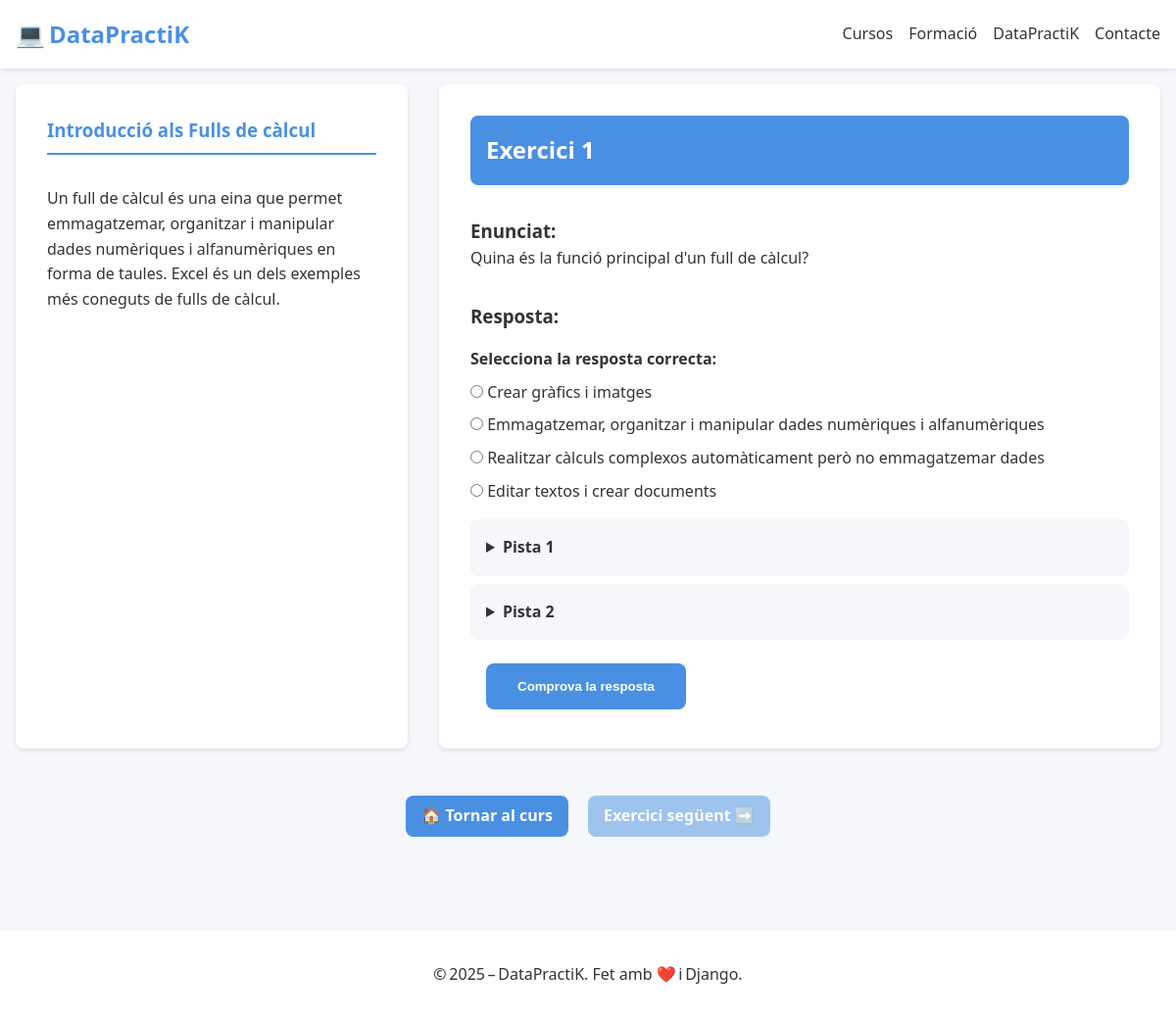
Before: /curs/Excel/capitol/1/exercici/1/ with the older database file.
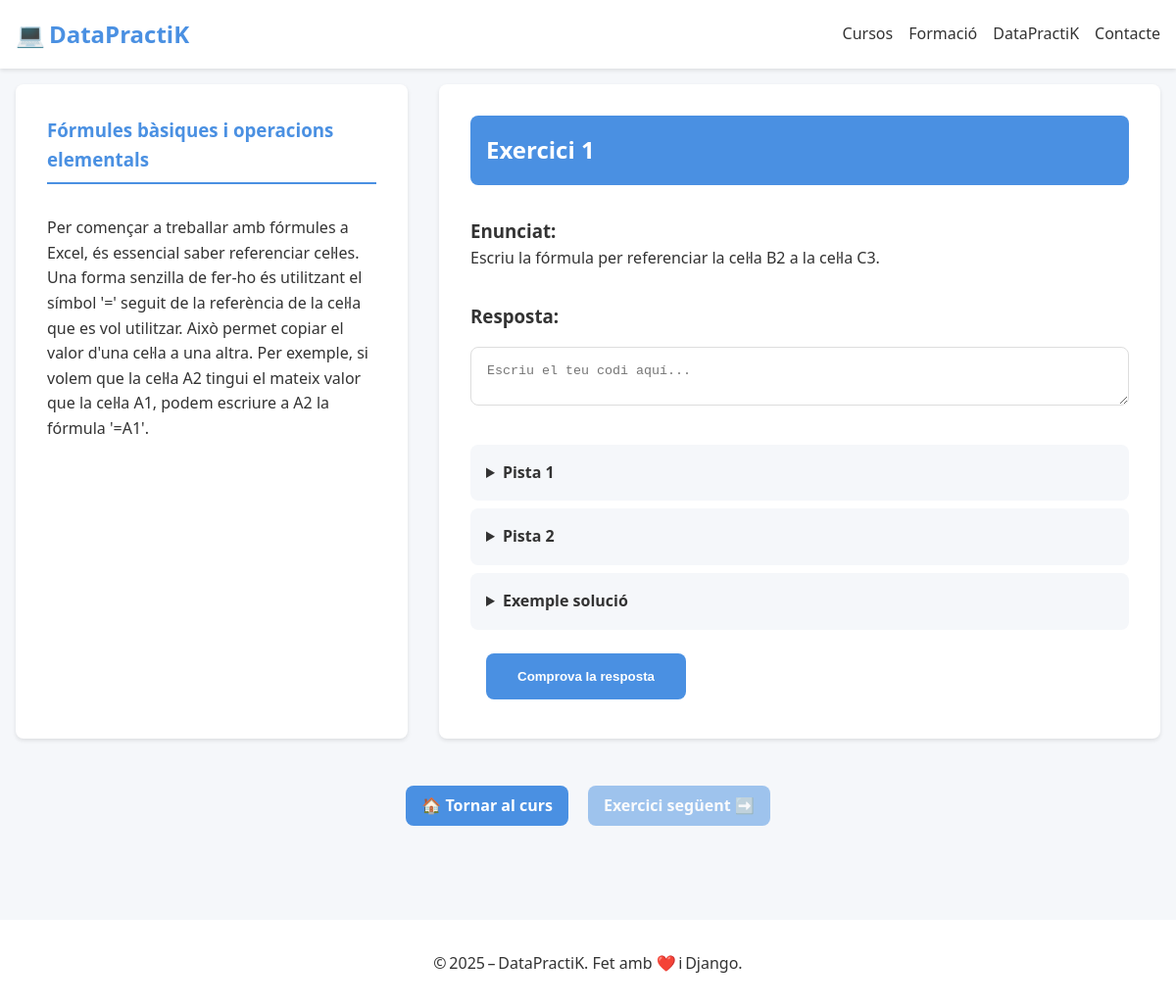
After: the same page with the newer database file.
### app_django/models.py (models this page shows, shortened)
class Exercici(models.Model):
    class Tipus(models.TextChoices):
        CODI = 'codi', _("Escriure codi")
        COMPLETAR = 'completar', _("Completar codi")
        TEST = 'test', _("Tipus test")
        IA = 'ia', _("Correcció amb IA")
        EXE = 'exe', _("Execució de codi")
    curs = models.ForeignKey(Curs, on_delete=models.CASCADE, related_name='exercicis', verbose_name=_("Curs"))
    capitol = models.ForeignKey(Capitol, on_delete=models.CASCADE, related_name='exercicis', verbose_name=_("Capítol"))
    numero = models.PositiveIntegerField(_("Número d'exercici"), default=0)
    titol = models.CharField(_("Títol de l'exercici"), max_length=200, null=True, blank=True)
    tipus = models.CharField(_("Tipus d'exercici"), max_length=20, choices=Tipus.choices)
    descripcio = models.TextField(_("Descripció"), null=True, blank=True)
    enunciat = models.TextField(_("Enunciat"))
    resposta_usuari = models.TextField(_("Resposta de l'usuari"), null=True, blank=True)
    solucio = models.TextField(_("Solució correcta"), null=True, blank=True)
    solucio_codi_1 = models.TextField(_("Solució en codi 1"), null=True, blank=True)
    solucio_codi_2 = models.TextField(_("Solució en codi 2"), null=True, blank=True)
    codi_a_completar = models.TextField(_("Codi a completar"), null=True, blank=True)
    imatge_1 = models.ImageField(_("Imatge 1"), upload_to='exercicis/imatges/', null=True, blank=True)
    descripcio_imatge_1 = models.CharField(_("Descripció imatge 1"), max_length=255, null=True, blank=True)
    imatge_2 = models.ImageField(_("Imatge 2"), upload_to='exercicis/imatges/', null=True, blank=True)
    descripcio_imatge_2 = models.CharField(_("Descripció imatge 2"), max_length=255, null=True, blank=True)
    respostes_test = models.JSONField(_("Respostes del test"), null=True, blank=True)
    temps_estimat_minuts = models.IntegerField(_("Temps estimat (min)"), null=True, blank=True)
    pista_1 = models.TextField(_("Pista 1"), null=True, blank=True)
    pista_2 = models.TextField(_("Pista 2"), null=True, blank=True)
    taula = models.JSONField(blank=True, null=True)
    class Meta:
        ordering = ['capitol__numero', 'numero']
        unique_together = ('capitol', 'numero')
        verbose_name = _("Exercici")
        verbose_name_plural = _("Exercicis")

class Capitol(models.Model):
    curs = models.ForeignKey(Curs, on_delete=models.CASCADE, related_name='capitols', verbose_name=_("Curs"))
    titol = models.CharField(_("Títol del capítol"), max_length=100)
    numero = models.PositiveIntegerField(_("Número del capítol"))
    dificultat = models.CharField(_("Dificultat"), max_length=50)
    preu = models.DecimalField(_("Preu"), max_digits=5, decimal_places=2, default=0.00)
    data_creacio = models.DateTimeField(_("Data de creació"), auto_now_add=True)
    class Meta:
        ordering = ['numero']
        unique_together = ('curs', 'numero')
        verbose_name = _("Capítol")
        verbose_name_plural = _("Capítols")

### app_django/views.py (the view, shortened to what this page needs)
# urls.py: path('curs/<str:curs_nom>/capitol/<int:capitol_num>/exercici/<int:exercici_num>/', views.exercici, name='exercici'),
def exercici(request, curs_nom, capitol_num, exercici_num):
    print(f"⚙️ Inici de la vista 'exercici' per al curs: {curs_nom}, capítol: {capitol_num}, exercici: {exercici_num}")
    curs = get_object_or_404(Curs, nom=curs_nom)
    capitol = get_object_or_404(Capitol, numero=capitol_num, curs=curs)
    exercici = get_object_or_404(Exercici, numero=exercici_num, capitol=capitol)
    missatge = ''
    resposta_correcta = False
    resposta_ia = ''
    exercici_seguent = Exercici.objects.filter(capitol=capitol, numero=exercici.numero + 1).first()
    exercici_anterior = Exercici.objects.filter(capitol=capitol, numero=exercici.numero - 1).first()
    def reemplaçar_placeholders(codi):
        count = 0
        def replacer(match):
            nonlocal count
            count += 1
            return f'<input type="text" name="respostes_completar" class="placeholder-input" data-index="{count}">'
        return re.sub(r'<placeholder>', replacer, codi)
    if exercici.tipus.lower().strip() == 'completar' and exercici.codi_a_completar:
        codi_a_completar_html = reemplaçar_placeholders(exercici.codi_a_completar)
    else:
        codi_a_completar_html = ''
    return render(request, 'exercici.html', {
        'curs': curs,
        'capitol': capitol,
        'exercici': exercici,
        'missatge': missatge,
        'opcions': exercici.respostes_test if exercici.tipus == 'test' else None,
        'exercici_seguent': exercici_seguent,
        'exercici_anterior': exercici_anterior,
        'resposta_correcta': resposta_correcta,
        'codi_a_completar_html': codi_a_completar_html,
        'resposta_ia': resposta_ia,
    })

### app_django/templates/exercici.html (shortened to what the changed rows need)
{% extends 'base.html' %}
{% load static %}
{% load dict_extras %}
{% block content %}
<div class="exercise">
    <div class="exercise__container">
        <aside class="exercise__sidebar">
            <h3 class="exercise__chapter">{{ exercici.capitol.titol }}</h3>
            {% if exercici.descripcio %}
                <p class="exercise__description">{{ exercici.descripcio | safe }}</p>
            {% endif %}
        </aside>
        <main class="exercise__main">
            <div class="exercise__header">
                <h2>Exercici {{ exercici.numero }}</h2>
            </div>
            <div id="contingut-exercici">
                <div class="exercise__content">
                    <div class="exercise__statement">
                        <h3 class="exercise__statement-title">Enunciat:</h3>
                        <p>{{ exercici.enunciat | safe }}</p>
                    </div>
                  <form method="post" class="exercise__form" id="exerciciForm">
                        <h3 class="exercise__response-title">Resposta:</h3>
                        {% if exercici.tipus == 'codi' %}
                            <textarea name="resposta_usuari" class="exercise__code-input" rows="5" placeholder="Escriu el teu codi aquí..."></textarea>
                        {% elif exercici.tipus == 'exe' %}
                            <textarea name="resposta_usuari" class="exercise__code-input" rows="5" placeholder="Escriu el teu codi aquí..."></textarea>
                        {% elif exercici.tipus == 'codi_ia' %}
                            <textarea name="resposta_usuari" class="exercise__code-input" rows="5" placeholder="Escriu el teu codi aquí..."></textarea>
                        {% elif exercici.tipus == 'test' %}
                            <div class="exercise__test-options">
                                <h4>Selecciona la resposta correcta:</h4>
                                {% for opcio in exercici.respostes_test %}
                                    <label class="exercise__test-option">
                                        <input type="radio" name="resposta_usuari" value="{{ opcio }}">
                                        <span>{{ opcio }}</span>
                                    </label>
                                {% endfor %}
                            </div>
                        {% elif exercici.tipus == 'ia' %}
                            <textarea name="resposta_usuari" class="exercise__text-input" rows="5" placeholder="Escriu la teva resposta aquí..."></textarea>
                        {% endif %}
                        <div class="exercise__hints">
                            {% if exercici.pista_1 %}
                                <details class="exercise__hint">
                                </details>
                            {% endif %}
                            {% if exercici.pista_2 %}
                                <details class="exercise__hint">
                                </details>
                            {% endif %}
                        </div>
                        {% if exercici.solucio_codi_1 or exercici.solucio_codi_2 %}
                            <details class="exercise__hint">
                                <summary>Exemple solució</summary>
                            </details>
                        {% endif %}
                        <div class="exercise__submit-row">
                            <button type="submit" class="exercise__submit-button">Comprova la resposta</button>
                        </div>
                    </form>
                </div>
            </div>
        </main>
    </div>
</div>
{% endblock %}

Changed rows visible on the page:
removed Exercici: capitol.titol "Introducció als Fulls de càlcul", descripcio "Un full de càlcul és una eina que permet emmagatzemar, organitzar i manipular dades numèriques i alfanumèriques en forma de taules. Excel és un dels exemples més coneguts de fulls de càlcul.", numero "1", enunciat "Quina és la funció principal d'un full de càlcul?"
added Exercici: capitol.titol "Fórmules bàsiques i operacions elementals", descripcio "Per començar a treballar amb fórmules a Excel, és essencial saber referenciar cel·les. Una forma senzilla de fer-ho és utilitzant el símbol '=' seguit de la referència de la cel·la que es vol utilitzar. Això permet copiar el valor d'una cel·la a una altra. Per exemple, si volem que la cel·la A2 tingui el mateix valor que la cel·la A1, podem escriure a A2 la fórmula '=A1'.", numero "1", enunciat "Escriu la fórmula per referenciar la cel·la B2 a la cel·la C3."
Other visible differences:
text no longer shown: "Selecciona la resposta correcta:"
text now shown: "Exemple solució"
list line gone: "☐ Crear gràfics i imatges Crear gràfics i imatges"
list line gone: "☐ Emmagatzemar, organitzar i man Emmagatzemar, organitzar i manipular dades numèriques i alfanumèriques"
list line gone: "☐ Realitzar càlculs complexos au Realitzar càlculs complexos automàticament però no emmagatzemar dades"
list line gone: "☐ Editar textos i crear document Editar textos i crear documents"
